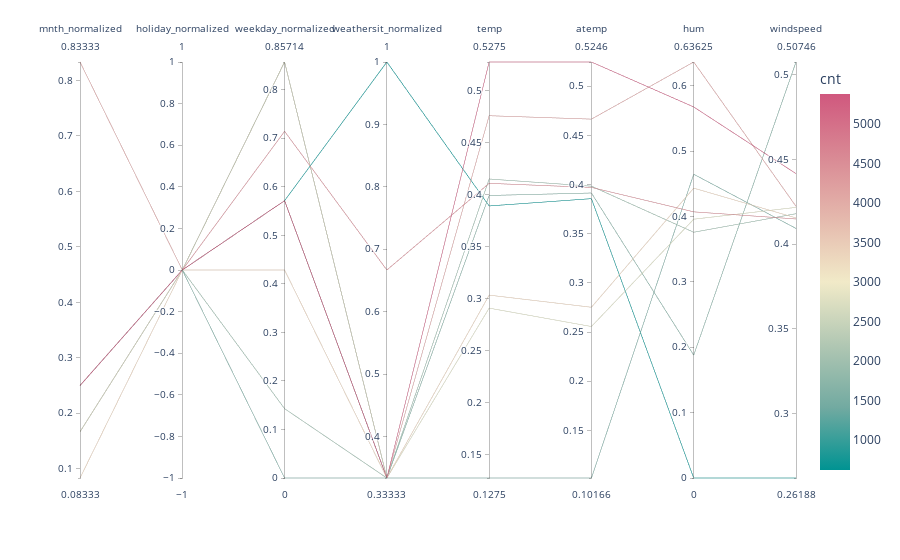

Notebook cell for this chart:
### Markdown cell above
Let's explore this visually via parallel_coordinates plot:

### Code cell
data_beforeLast30Days['mnth_normalized'] = data_beforeLast30Days['mnth'].astype('int64')/data_beforeLast30Days['mnth'].nunique()
data_beforeLast30Days['holiday_normalized'] = data_beforeLast30Days['holiday'].astype('int64')/data_beforeLast30Days['holiday'].nunique()
data_beforeLast30Days['weekday_normalized'] = data_beforeLast30Days['weekday'].astype('int64')/data_beforeLast30Days['weekday'].nunique()
data_beforeLast30Days['weathersit_normalized'] = data_beforeLast30Days['weathersit'].astype('int64')/data_beforeLast30Days['weathersit'].nunique()

px.parallel_coordinates(data_beforeLast30Days.query("hum <= .2 | windspeed >= .4"), color="cnt", dimensions=['mnth_normalized', 'holiday_normalized', 'weekday_normalized', 'weathersit_normalized', 'temp', 'atemp', 'hum', 'windspeed'], color_continuous_scale=px.colors.diverging.Tealrose)

### Figure 1 — Plotly figure (JSON) as saved in the notebook; plotly's stock layout.template omitted (floating-point values rounded to 4 significant figures)
{"data": [{"dimensions": [{"label": "mnth_normalized", "values": [0.1667, 0.1667, 0.25, 0.8333, 0.08333, 0.1667, 0.1667, 0.25, 0.25]}, {"label": "holiday_normalized", "values": [0, 0, 0, 0, 0, 0, 0, 0, 0]}, {"label": "weekday_normalized", "values": [0.1429, 0.8571, 0.5714, 0.5714, 0.4286, 0, 0.8571, 0.5714, 0.7143]}, {"label": "weathersit_normalized", "values": [0.3333, 0.3333, 1, 0.3333, 0.3333, 0.3333, 0.3333, 0.3333, 0.6667]}, {"label": "temp", "values": [0.415, 0.3992, 0.3891, 0.4758, 0.3033, 0.1275, 0.2908, 0.5275, 0.4108]}, {"label": "atemp", "values": [0.3983, 0.3914, 0.3857, 0.4665, 0.2753, 0.1017, 0.2557, 0.5246, 0.3971]}, {"label": "hum", "values": [0.3758, 0.1879, 0, 0.6362, 0.4433, 0.4646, 0.3958, 0.5675, 0.4071]}, {"label": "windspeed", "values": [0.4179, 0.5075, 0.2619, 0.4223, 0.4154, 0.4092, 0.4216, 0.4416, 0.4148]}], "domain": {"x": [0, 1], "y": [0, 1]}, "line": {"color": [1913, 1635, 623, 4195, 3376, 1529, 2732, 5382, 4569], "coloraxis": "coloraxis"}, "name": "", "type": "parcoords"}], "layout": {"coloraxis": {"colorbar": {"title": {"text": "cnt"}}, "colorscale": [[0, "rgb(0, 147, 146)"], [0.1667, "rgb(114, 170, 161)"], [0.3333, "rgb(177, 199, 179)"], [0.5, "rgb(241, 234, 200)"], [0.6667, "rgb(229, 185, 173)"], [0.8333, "rgb(217, 137, 148)"], [1, "rgb(208, 88, 126)"]]}, "legend": {"tracegroupgap": 0}, "margin": {"t": 60}}}
